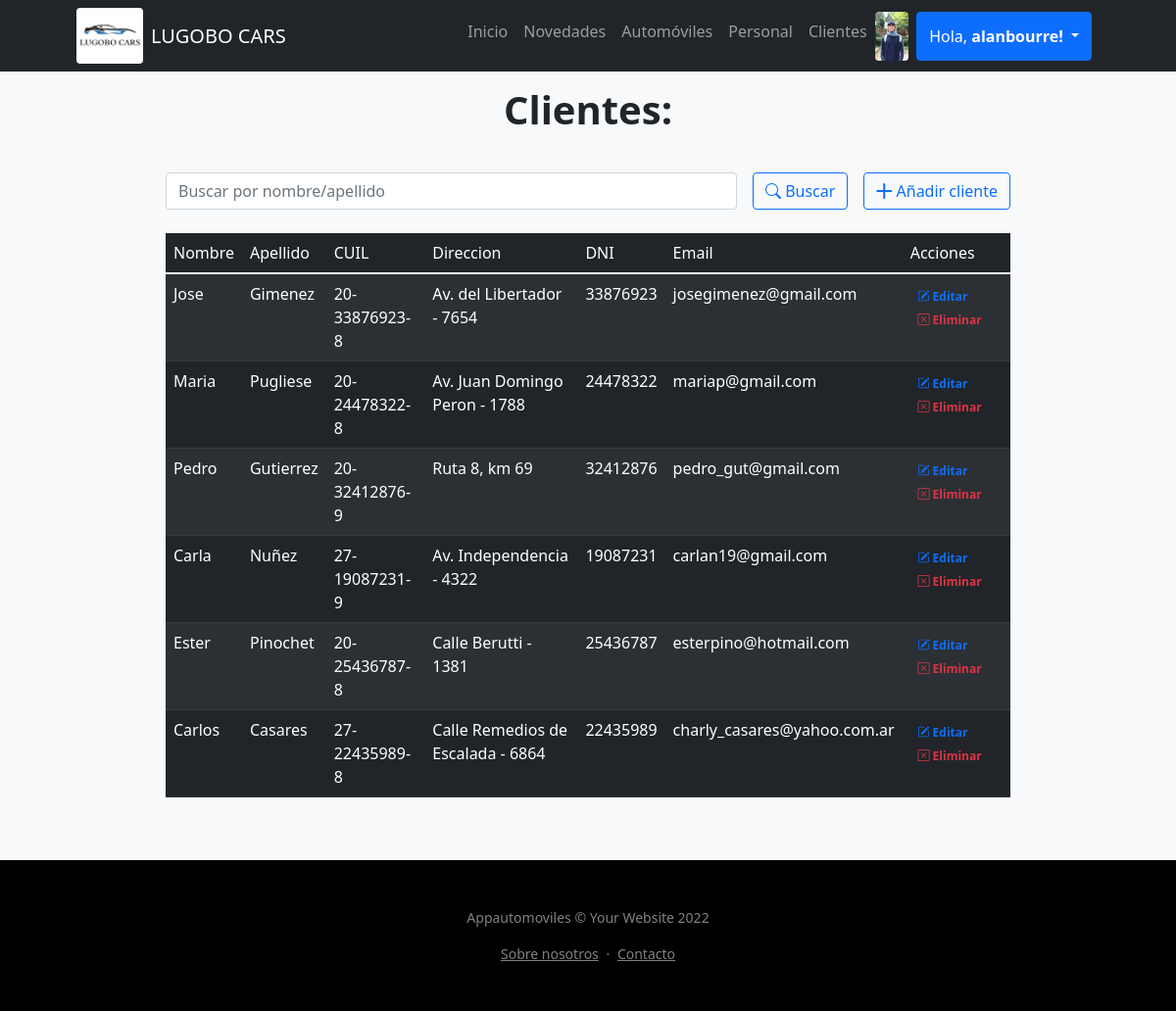
The page /Appautomoviles/cliente/ (signed in) on the database its author committed.
### Appautomoviles/models.py (models this page shows)
class Avatar(models.Model):
    usuario = models.OneToOneField(User, on_delete=models.CASCADE)
    imagen = models.ImageField(upload_to="avatar/", blank=True, null=True)
    class Meta:
        verbose_name_plural = "Avatares"

class Cliente(models.Model):
    nombre = models.CharField("Nombre", max_length=30)
    apellido = models.CharField("Apellido", max_length=30)
    cuil = models.CharField("CUIL", max_length=13)
    direccion = models.CharField("Direccion", max_length=50)
    dni = models.CharField("DNI", max_length=8)
    email = models.EmailField(blank=True, null=True)

### Appautomoviles/views.py (the view)
# urls.py: path("cliente/", views.cliente, name="cliente"),
@staff_member_required
def cliente(request):
    if request.method == "POST":
        search = request.POST["search"]
        if search != "":
            cliente = Cliente.objects.filter( Q(nombre__icontains=search) | Q(apellido__icontains=search) ).values()
            return render(request,"Appautomoviles/cliente.html",{"cliente":cliente, "search":True, "busqueda":search})
    cliente = Cliente.objects.all()
    return render(request,"Appautomoviles/cliente.html",{"cliente":cliente})

### Appautomoviles/templates/Appautomoviles/cliente.html (shortened to what this page needs)
{% extends "Appautomoviles/base.html" %}
{% load static %}
{% block contenidoPagina %}
<section class="bg-light py-5">
    <div class="container px-5">
        <div class="row gx-5 justify-content-center">
            <div class="col-lg-10">
                <br>
                <p><h1 class="text-center"><b>Clientes:</b></h1></p>
                <br>
                    <div class="row gx-5 justify-content-center">
                        <div class="col-lg-12">
                            <form class="d-flex my-2 my-lg-0" action="" method="post">
                                <input class="flex-grow-0 form-control mr-sm-2" type="search" name="search" placeholder="Buscar por nombre/apellido" aria-label="Search">
                                <button class="btn btn-outline-primary text-nowrap ms-3 my-2 my-sm-0" type="submit"> <i class="bi bi-search"></i> Buscar</button>
                                <a class="btn btn-outline-primary text-nowrap ms-3 my-2 my-sm-0" href="{% url 'formulario_cliente' %}"> <i class="bi bi-plus-lg"></i> Añadir cliente</a>
                            </form>
                        </div>
                    </div>
                    <br>
                    <table class="table table-dark table-striped">
                        <thead>
                            <td>Nombre</td>
                            <td>Apellido</td>
                            <td>CUIL</td>
                            <td>Direccion</td>
                            <td>DNI</td>
                            <td>Email</td>
                            <td>Acciones</td>
                        </thead>
                        {% for client in cliente %}
                        <tr>
                            <td> {{client.nombre}} </td>
                            <td> {{client.apellido}} </td>
                            <td> {{client.cuil}} </td>
                            <td> {{client.direccion}} </td>
                            <td> {{client.dni}} </td>
                            <td> {{client.email}} </td>
                            <td>
                                <a href="{% url 'editar_cliente' client.id %}" class="text-primary badge badge-primary text-decoration-none"> <i class="bi bi-pencil-square"></i> Editar</a>
                                <a href="{% url 'eliminar_cliente' client.id %}" class="text-danger badge badge-danger text-decoration-none"> <i class="bi bi-x-square"></i> Eliminar</a>
                            </td>
                        </tr>
                        {% endfor %}
                    </table>
            </div>
        </div>
    </div>
</section>
{% endblock %}

### Appautomoviles/templates/Appautomoviles/base.html (shortened to what this page needs)
{% load static %}
<!DOCTYPE html>
<html lang="es">
    <head>
        <link href="https://cdn.jsdelivr.net/npm/bootstrap-icons@1.4.1/font/bootstrap-icons.css" rel="stylesheet" />
        <link href="{% static 'css/styles.css' %}" rel="stylesheet" />
    </head>
    <body>
        <nav class="navbar navbar-expand-lg navbar-dark bg-dark fixed-top">
            <div class="container px-5">
                <img src="{% static 'assets/Publicación de Facebook 940x788 px (1).jpg' %}" class="rounded float-start" alt="..." style="height: 57px;">
                <a class="navbar-brand px-2" href="{% url 'index' %}">LUGOBO CARS</a>
                <div class="collapse navbar-collapse" id="navbarResponsive">
                    <ul class="navbar-nav ms-auto">
                        <li class="nav-item"><a class="nav-link" href="{% url 'index' %}">Inicio</a></li>
                        <li class="nav-item"><a class="nav-link" href="{% url 'novedades' %}">Novedades</a></li>
                        <li class="nav-item"><a class="nav-link" href="{% url 'automovil' %}">Automóviles</a></li>
                        <li class="nav-item"><a class="nav-link" href="{% url 'personal' %}">Personal</a></li>
                        {% if user.is_authenticated %}
                            {% if user.is_staff %}
                            <li class="nav-item"><a class="nav-link" href="{% url 'cliente' %}">Clientes</a></li>
                            {% endif %}
                        {% endif %}
                        {% if user.is_authenticated %}
                            {% if user.avatar.imagen.url %}
                                <img class="rounded" src="{{ user.avatar.imagen.url }}" alt="" srcset="" style="height: 50px;">
                            {% else %}
                                <i class="bi bi-person-circle text-light my-2"></i>
                            {% endif %}
                            <div class="btn-group">
                                <button type="button" class="btn btn-primary dropdown-toggle mx-2" data-bs-toggle="dropdown" aria-expanded="false">
                                    Hola, <b>{{ user.username }}!</b>
                                </button>
                            </div>
                        {% else %}
                            <li class="nav-item"><a class="btn btn-primary mx-2" href="{% url 'login' %}">Iniciar Sesión</a></li>
                            <li class="nav-item"><a class="btn btn-outline-primary" href="{% url 'register' %}">Registrarse</a></li>
                        {% endif %}
                    </ul>
                </div>
            </div>
        </nav>
        {% block contenidoPagina %}
        {% endblock %}
        <footer class="bg-black text-center py-5">
            <div class="container px-5">
                <div class="text-white-50 small">
                    <div class="mb-2">Appautomoviles &copy; Your Website 2022</p></div>
                    <a href="{% url 'about' %}" class="text-reset">Sobre nosotros</a>
                    <span class="mx-1">&middot;</span>
                    <a href="{% url 'contacto' %}" class="text-reset">Contacto</a>
                </div>
            </div>
        </footer>
    </body>
</html>

### rows shown on the page
Cliente: nombre "Jose", apellido "Gimenez", cuil "20-33876923-8", direccion "Av. del Libertador - 7654", dni "33876923", email "josegimenez@gmail.com"
Cliente: nombre "Maria", apellido "Pugliese", cuil "20-24478322-8", direccion "Av. Juan Domingo Peron - 1788", dni "24478322", email "mariap@gmail.com"
Cliente: nombre "Pedro", apellido "Gutierrez", cuil "20-32412876-9", direccion "Ruta 8, km 69", dni "32412876", email "pedro_gut@gmail.com"
Cliente: nombre "Carla", apellido "Nuñez", cuil "27-19087231-9", direccion "Av. Independencia - 4322", dni "19087231", email "carlan19@gmail.com"
Cliente: nombre "Ester", apellido "Pinochet", cuil "20-25436787-8", direccion "Calle Berutti - 1381", dni "25436787", email "esterpino@hotmail.com"
Cliente: nombre "Carlos", apellido "Casares", cuil "27-22435989-8", direccion "Calle Remedios de Escalada - 6864", dni "22435989", email "charly_casares@yahoo.com.ar"

### other values the page prints
{{ user.username }} "alanbourre"
